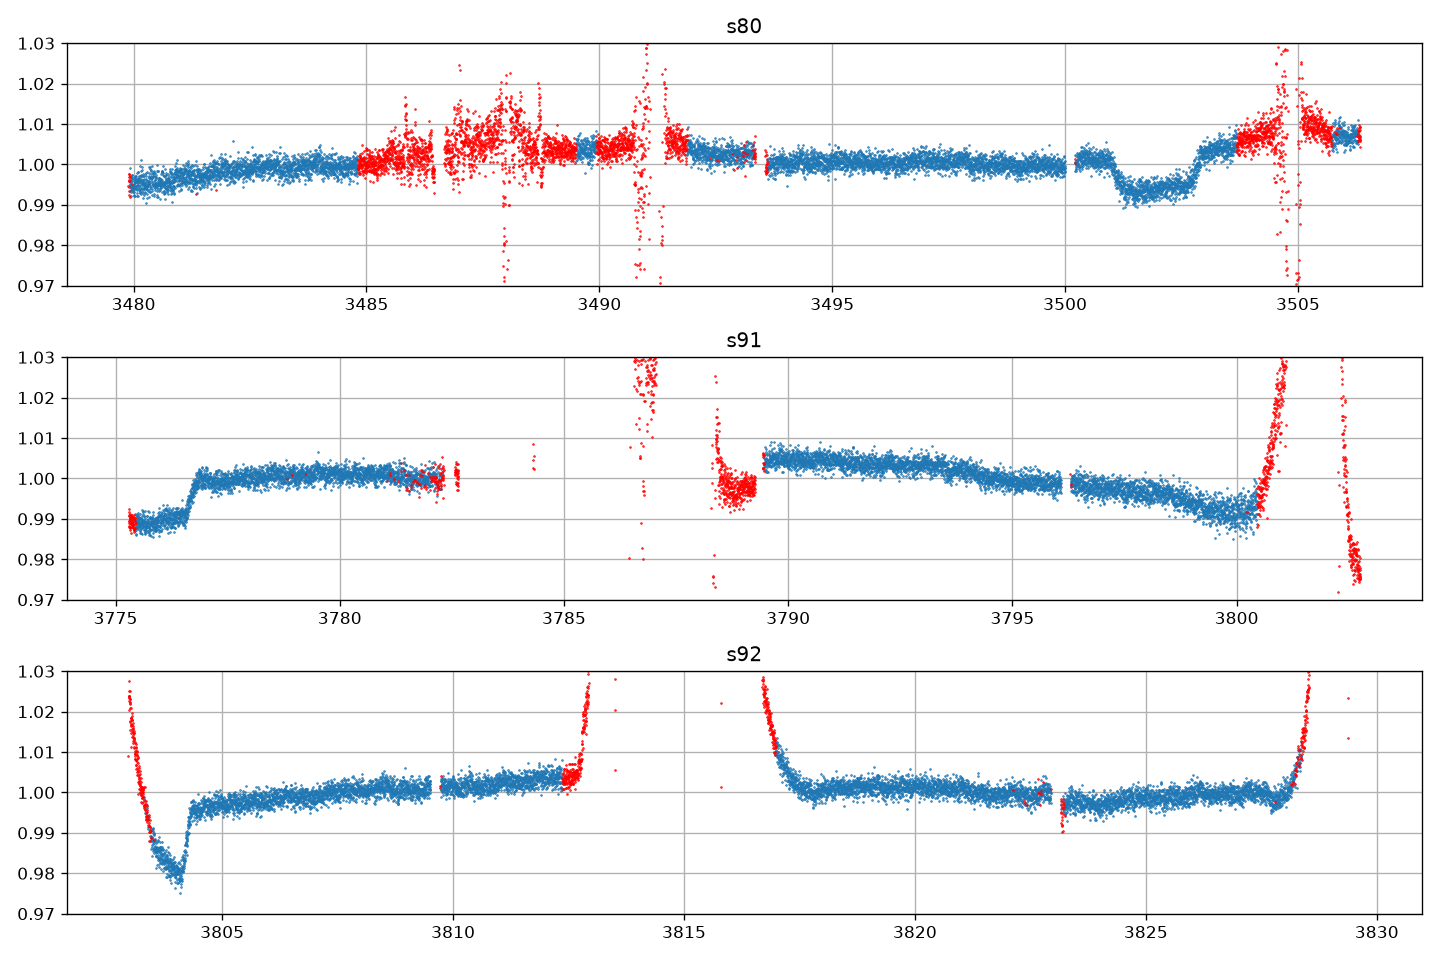

Source code (Python):
import numpy as np,matplotlib;matplotlib.use('Agg')
import matplotlib.pyplot as plt
from astropy.io import fits
from pathlib import Path
B=Path(r'[local-path-redacted]');D=Path(r'[local-path-redacted]')
fig,axs=plt.subplots(3,1,figsize=(12,8))
for ax,s in zip(axs,[80,91,92]):
 with fits.open(D/f'362778566_s{s:03}.fits') as h:
  d=h[1].data;t=d['TIME'];q=d['QUALITY'];f=d['SAP_FLUX'];m=np.isfinite(t)&np.isfinite(f); v=f/np.median(f[m&(q==0)]); ax.plot(t[m&(q==0)],v[m&(q==0)],'.',ms=1);ax.plot(t[m&(q!=0)],v[m&(q!=0)],'.',ms=1,color='r');ax.set_ylim(.97,1.03);ax.set_title(f's{s}');ax.grid()
fig.tight_layout();fig.savefig(B/'helper-T033-sectors.png',dpi=120)
